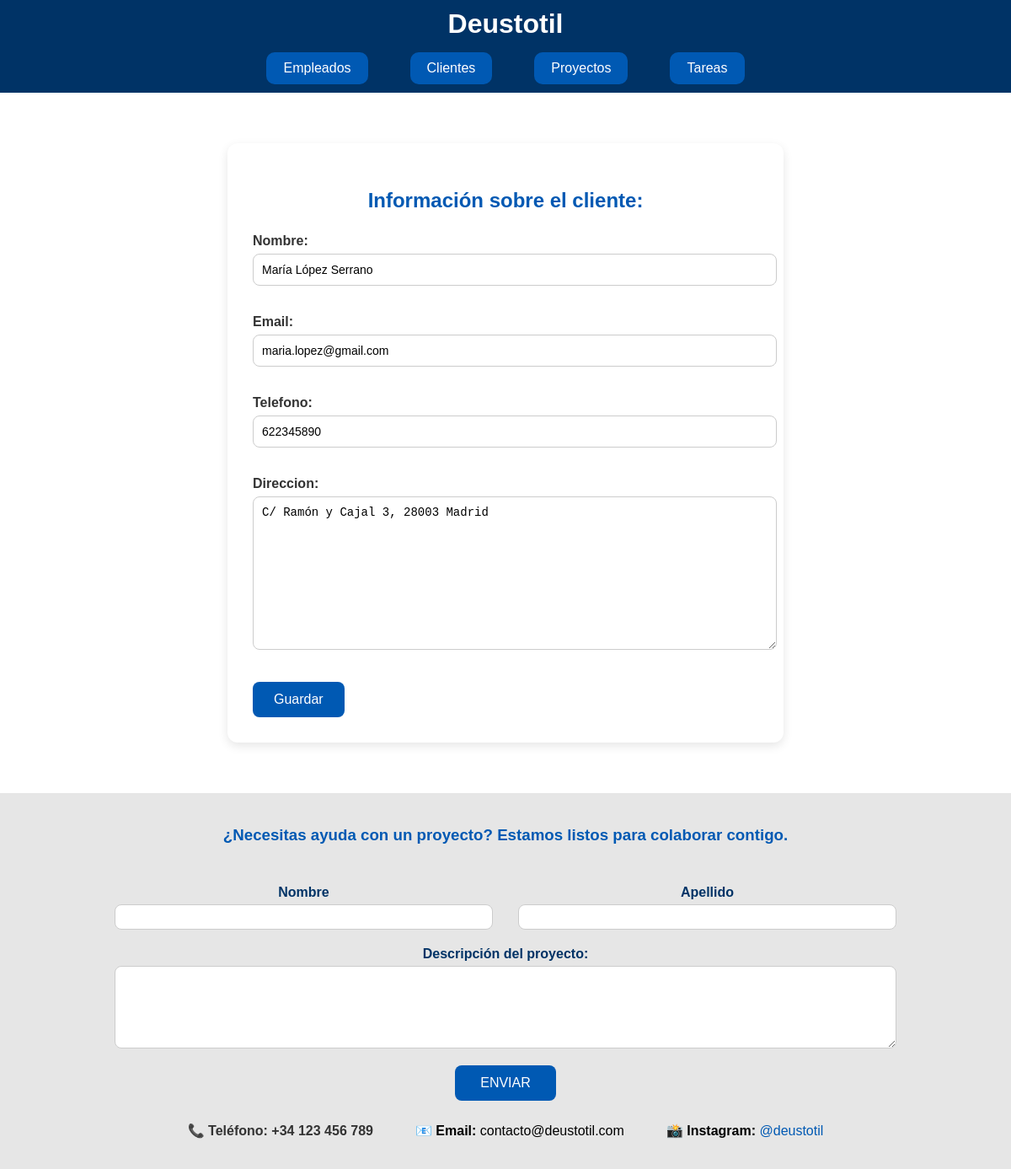
The page /deustotil/4/modificar_cliente (signed in) on the database its author committed.
### appEmpresaDjango/models.py (models this page shows, shortened)
class Cliente(models.Model):
    nombre = models.CharField(max_length=100)
    email = models.EmailField()
    telefono = models.CharField(max_length=20)
    direccion = models.TextField()

### appEmpresaDjango/views.py (the view)
# urls.py: path('<int:pk>/modificar_cliente', views.UpdateClienteView.as_view(), name='modificar_cliente'),
class UpdateClienteView(LoginRequiredMixin, UpdateView):
    model = Cliente
    form_class = ClienteFormulario
    template_name = 'cliente_formulario.html'
    success_url = reverse_lazy('lista_cliente')
    login_url = '/login/'

### appEmpresaDjango/forms.py
class ClienteFormulario(forms.ModelForm):
    class Meta:
        model = Cliente
        fields = '__all__'

### appEmpresaDjango/templates/cliente_formulario.html (shortened to what this page needs)
{% extends "base.html" %}
{% block content %}
<section id="contenido" class="formulario1">
    <h1>Información sobre el cliente:</h1>
    <form method="post">
        {{ form.as_p }}
        <input type="submit" value="Guardar">
    </form>
</section>
{% endblock %}

### appEmpresaDjango/static/css/estilo.css (style rules this page uses)
.cuerpo-principal { font-family: Arial, sans-serif; background-color: #f2f2f2; margin: 0; padding: 0; }
.formulario1 { max-width: 600px; margin: 40px auto; background-color: #ffffff; padding: 30px; border-radius: 12px; box-shadow: 0 4px 12px rgba(0, 0, 0, 0.1); font-family: Arial, sans-serif; }
.formulario1 h1 { text-align: center; margin-bottom: 25px; color: #0059b3; font-size: 24px; }
.formulario1 label { display: block; margin-bottom: 6px; font-weight: bold; color: #333; }
.formulario1 input[type="text"], .formulario1 input[type="email"], .formulario1 input[type="date"], .formulario1 select, .formulario1 textarea { width: 100%; padding: 10px; margin-bottom: 18px; border: 1px solid #ccc; border-radius: 8px; font-size: 14px; transition: border-color 0.2s; }
.formulario1 input[type="submit"] { background-color: #0059b3; color: white; padding: 12px 25px; border: none; border-radius: 8px; cursor: pointer; font-size: 16px; transition: background-color 0.3s; }

### rows shown on the page
Cliente: nombre "María López Serrano", email "maria.lopez@gmail.com", telefono "622345890", direccion "C/ Ramón y Cajal 3, 28003 Madrid"
